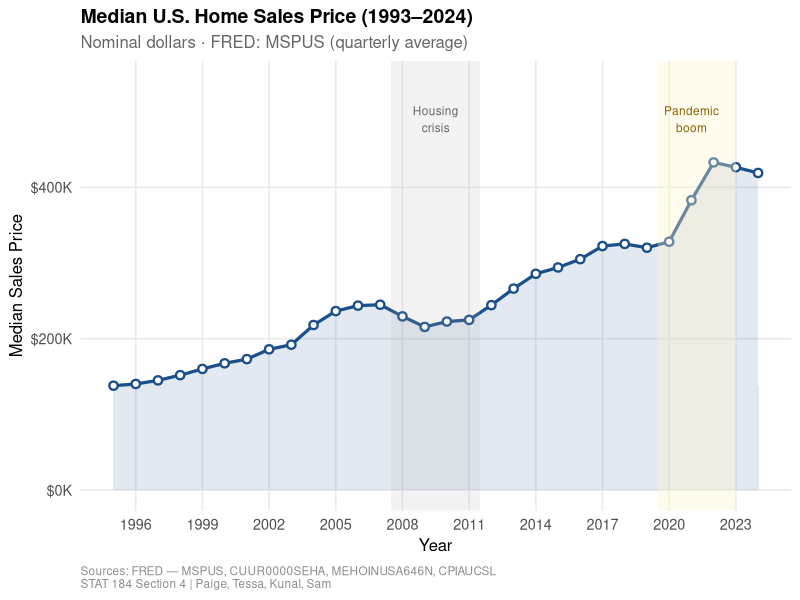
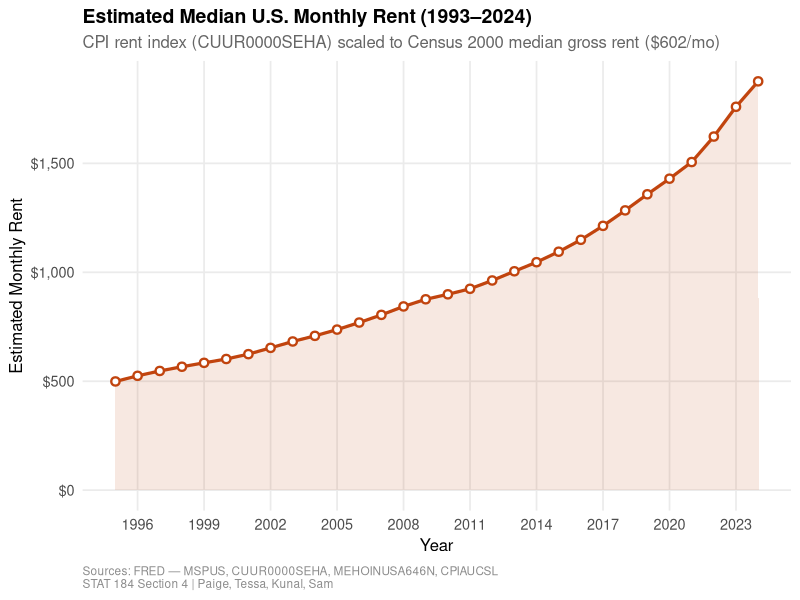
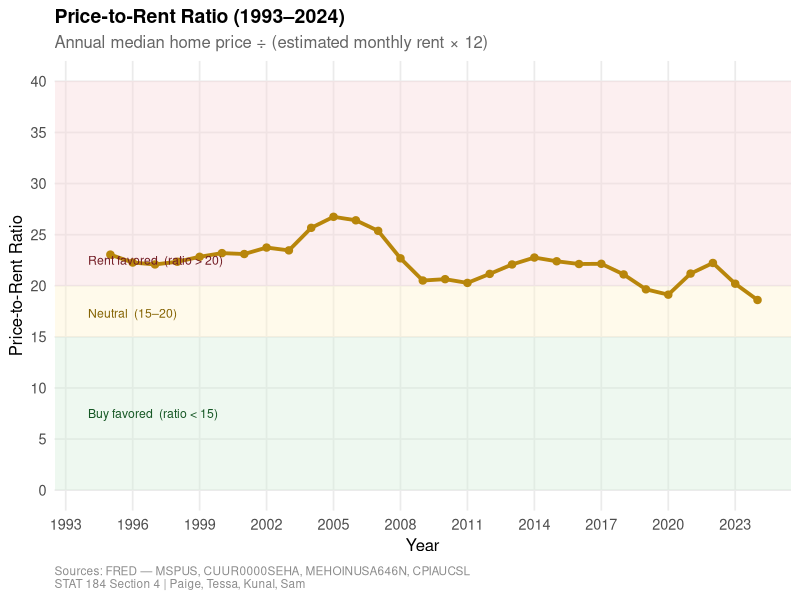
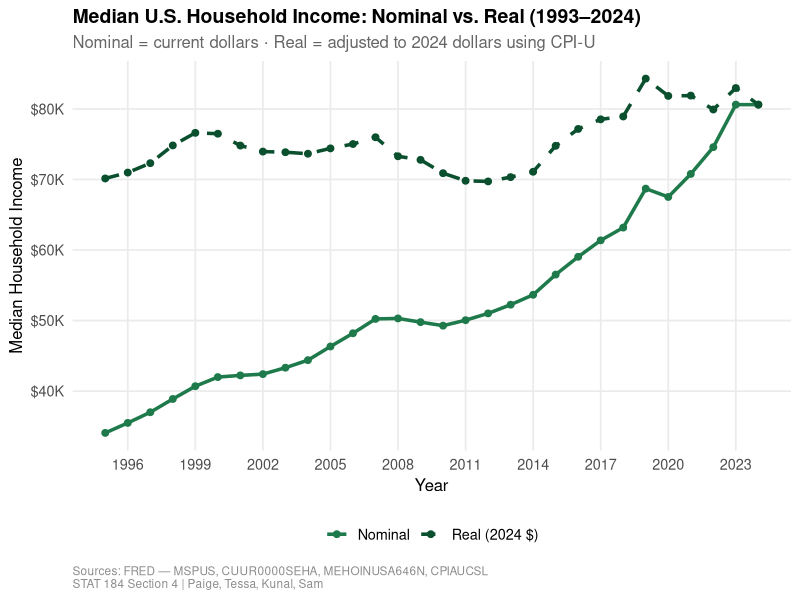
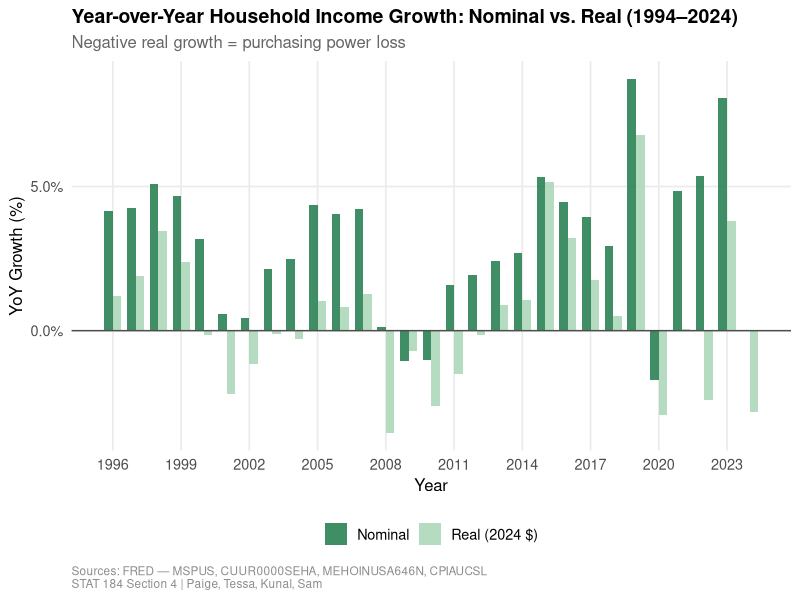
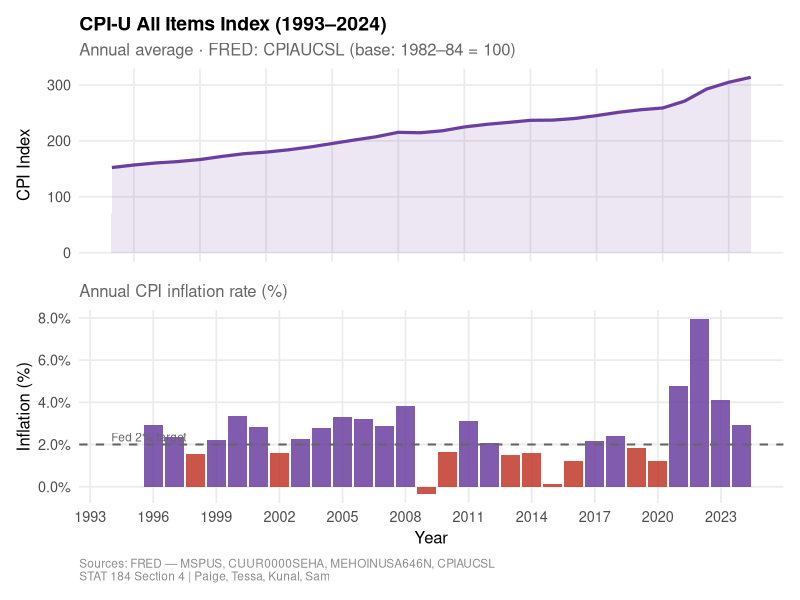
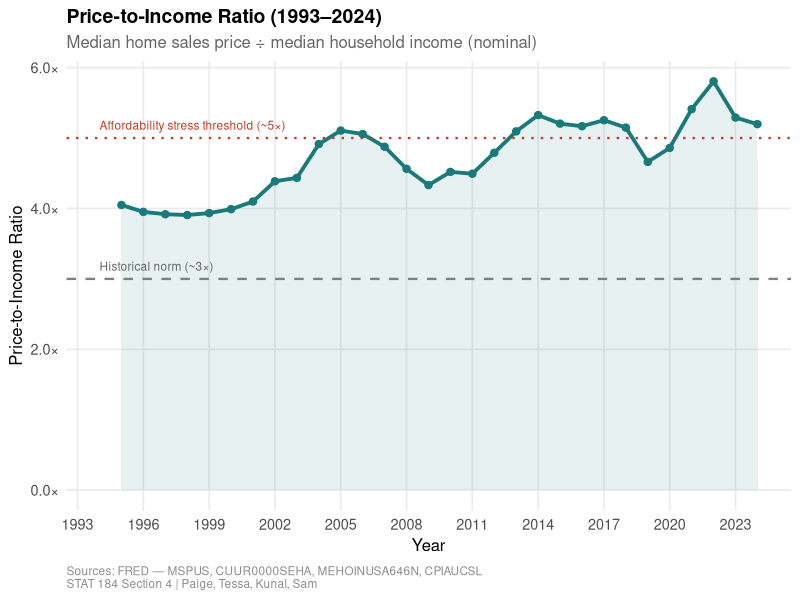
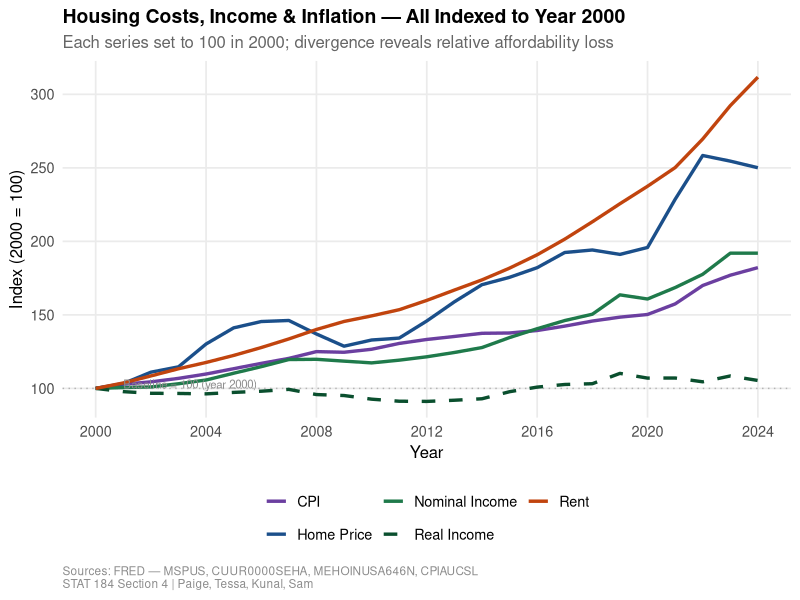

Write the R code that produced these figures, in order.
# ==============================================================================
# analysis.R — U.S. Housing Affordability (1993–2024)
# STAT 184 Section 4 — Paige, Tessa, Kunal, Sam
#
# Data sourced from FRED (Federal Reserve Economic Data):
#   MSPUS          Median Sales Price of Houses Sold (quarterly, $)
#   CUUR0000SEHA   CPI: Rent of Primary Residence (monthly index, 1982-84=100)
#   MEHOINUSA646N  Median Household Income (annual, $)
#   CPIAUCSL       CPI-U All Items (monthly index, 1982-84=100)
#
# CSVs downloaded directly from:
#   https://fred.stlouisfed.org/graph/fredgraph.csv?id=<SERIES_ID>
# ==============================================================================

library(readr)
library(dplyr)
library(tidyr)
library(lubridate)
library(ggplot2)
library(scales)
library(patchwork)

setwd("/home/claude/housing_project")
dir.create("plots", showWarnings = FALSE)

# ── Shared theme ──────────────────────────────────────────────────────────────
theme_housing <- function(base = 13) {
  theme_minimal(base_size = base) +
    theme(
      plot.title       = element_text(face = "bold", size = base + 1,
                                      margin = margin(b = 5)),
      plot.subtitle    = element_text(color = "grey40", size = base - 1),
      plot.caption     = element_text(color = "grey55", size = 8.5, hjust = 0,
                                      margin = margin(t = 8)),
      panel.grid.minor = element_blank(),
      panel.grid.major = element_line(color = "grey92"),
      axis.title       = element_text(size = base - 1),
      legend.position  = "bottom",
      legend.title     = element_blank()
    )
}

CAP  <- paste0("Sources: FRED — MSPUS, CUUR0000SEHA, MEHOINUSA646N, CPIAUCSL",
               "\nSTAT 184 Section 4 | Paige, Tessa, Kunal, Sam")
XBRK <- seq(1993, 2024, by = 3)

BLUE  <- "#1B4F8A"
RUST  <- "#C1440E"
GREEN <- "#1F7A4B"
PURP  <- "#6B3FA0"
GOLD  <- "#B8860B"
TEAL  <- "#1A7A7A"

# ==============================================================================
# 1. LOAD & CLEAN DATA
# ==============================================================================

# ── Median home price (quarterly) ─────────────────────────────────────────────
home_q <- read_csv("data/MSPUS.csv", show_col_types = FALSE) %>%
  rename(date = observation_date, home_price = MSPUS) %>%
  mutate(date = ymd(date), year = year(date))

home_annual <- home_q %>%
  group_by(year) %>%
  summarise(median_home_price = mean(home_price, na.rm = TRUE), .groups = "drop")

# ── CPI rent component (monthly) ──────────────────────────────────────────────
rent_raw <- read_csv("data/CUUR0000SEHA.csv", show_col_types = FALSE) %>%
  rename(date = observation_date, rent_idx = CUUR0000SEHA) %>%
  mutate(date = ymd(date), year = year(date))

rent_annual <- rent_raw %>%
  group_by(year) %>%
  summarise(rent_idx = mean(rent_idx, na.rm = TRUE), .groups = "drop")

# Calibrate to Census 2000 median gross rent: $602/month
base_idx_2000 <- rent_annual %>% filter(year == 2000) %>% pull(rent_idx)
rent_annual   <- rent_annual %>%
  mutate(median_rent = rent_idx / base_idx_2000 * 602) %>%
  select(year, median_rent)

# ── Median household income (annual) ──────────────────────────────────────────
income_raw <- read_csv("data/MEHOINUSA646N.csv", show_col_types = FALSE) %>%
  rename(date = observation_date, median_hh_income_nom = MEHOINUSA646N) %>%
  mutate(year = year(ymd(date))) %>%
  select(year, median_hh_income_nom)

# ── CPI-U all items (monthly → annual) ────────────────────────────────────────
cpi_raw <- read_csv("data/CPIAUCSL.csv", show_col_types = FALSE) %>%
  rename(date = observation_date, cpi = CPIAUCSL) %>%
  mutate(date = ymd(date), year = year(date))

cpi_annual <- cpi_raw %>%
  group_by(year) %>%
  summarise(cpi = mean(cpi, na.rm = TRUE), .groups = "drop")

# ── Assemble master frame ─────────────────────────────────────────────────────
cpi_2024 <- cpi_annual %>% filter(year == 2024) %>% pull(cpi)

housing <- home_annual %>%
  left_join(rent_annual,  by = "year") %>%
  left_join(income_raw,   by = "year") %>%
  left_join(cpi_annual,   by = "year") %>%
  filter(year >= 1993, year <= 2024) %>%
  arrange(year) %>%
  mutate(
    # Real income in 2024 dollars
    median_hh_income_real = median_hh_income_nom * (cpi_2024 / cpi),
    # Price-to-rent ratio
    price_to_rent         = median_home_price / (median_rent * 12),
    # Price-to-income ratio
    price_to_income       = median_home_price / median_hh_income_nom,
    # YoY growth rates (%)
    income_growth_nom     = (median_hh_income_nom  / lag(median_hh_income_nom)  - 1) * 100,
    income_growth_real    = (median_hh_income_real / lag(median_hh_income_real) - 1) * 100,
    cpi_yoy               = (cpi / lag(cpi) - 1) * 100
  )

write_csv(housing, "data/housing_metrics_master.csv")
message("Master dataset: ", nrow(housing), " rows, ", ncol(housing), " cols")
print(housing %>% select(year, median_home_price, median_rent,
                          median_hh_income_nom, cpi, price_to_rent,
                          price_to_income) %>% as.data.frame())

# ==============================================================================
# 2. FIGURE 1 — Median Home Sales Price
# ==============================================================================
p1 <- ggplot(housing, aes(x = year, y = median_home_price)) +
  geom_area(fill = BLUE, alpha = 0.12) +
  geom_line(color = BLUE, linewidth = 1.1) +
  geom_point(color = BLUE, size = 2, shape = 21, fill = "white", stroke = 1.2) +
  annotate("rect", xmin = 2007.5, xmax = 2011.5,
           ymin = -Inf, ymax = Inf, fill = "grey70", alpha = 0.15) +
  annotate("text", x = 2009.5, y = 490000,
           label = "Housing\ncrisis", color = "grey40", size = 3, hjust = 0.5) +
  annotate("rect", xmin = 2019.5, xmax = 2023,
           ymin = -Inf, ymax = Inf, fill = "#FFF3CD", alpha = 0.35) +
  annotate("text", x = 2021, y = 490000,
           label = "Pandemic\nboom", color = "#856404", size = 3, hjust = 0.5) +
  scale_x_continuous(breaks = XBRK) +
  scale_y_continuous(labels = label_dollar(scale = 1e-3, suffix = "K"),
                     limits = c(0, 540000)) +
  labs(title    = "Median U.S. Home Sales Price (1993–2024)",
       subtitle = "Nominal dollars · FRED: MSPUS (quarterly average)",
       x = "Year", y = "Median Sales Price", caption = CAP) +
  theme_housing()

ggsave("plots/01_median_home_price.png", p1, width = 9, height = 5.2, dpi = 150)
message("Saved plot 1")

# ==============================================================================
# 3. FIGURE 2 — Estimated Median Monthly Rent
# ==============================================================================
p2 <- ggplot(housing, aes(x = year, y = median_rent)) +
  geom_area(fill = RUST, alpha = 0.12) +
  geom_line(color = RUST, linewidth = 1.1) +
  geom_point(color = RUST, size = 2, shape = 21, fill = "white", stroke = 1.2) +
  scale_x_continuous(breaks = XBRK) +
  scale_y_continuous(labels = label_dollar(accuracy = 1)) +
  labs(title    = "Estimated Median U.S. Monthly Rent (1993–2024)",
       subtitle = "CPI rent index (CUUR0000SEHA) scaled to Census 2000 median gross rent ($602/mo)",
       x = "Year", y = "Estimated Monthly Rent", caption = CAP) +
  theme_housing()

ggsave("plots/02_median_rent.png", p2, width = 9, height = 5.2, dpi = 150)
message("Saved plot 2")

# ==============================================================================
# 4. FIGURE 3 — Price-to-Rent Ratio
# ==============================================================================
ptr_zones <- tibble(
  ymin  = c(0,  15, 20),
  ymax  = c(15, 20, 40),
  zone  = c("Buy favored (<15)", "Neutral (15–20)", "Rent favored (>20)"),
  fill  = c("#d4edda", "#fff3cd", "#f8d7da")
)

p3 <- ggplot() +
  geom_rect(data = ptr_zones,
            aes(xmin = -Inf, xmax = Inf, ymin = ymin, ymax = ymax),
            fill = ptr_zones$fill, alpha = 0.4) +
  geom_line(data = housing, aes(x = year, y = price_to_rent),
            color = GOLD, linewidth = 1.3) +
  geom_point(data = housing, aes(x = year, y = price_to_rent),
             color = GOLD, size = 2.2) +
  annotate("text", x = 1994, y = 7.5,
           label = "Buy favored  (ratio < 15)", color = "#155724", size = 3.1, hjust = 0) +
  annotate("text", x = 1994, y = 17.3,
           label = "Neutral  (15–20)", color = "#856404", size = 3.1, hjust = 0) +
  annotate("text", x = 1994, y = 22.5,
           label = "Rent favored  (ratio > 20)", color = "#721c24", size = 3.1, hjust = 0) +
  scale_x_continuous(breaks = XBRK) +
  scale_y_continuous(breaks = seq(0, 40, by = 5)) +
  labs(title    = "Price-to-Rent Ratio (1993–2024)",
       subtitle = "Annual median home price ÷ (estimated monthly rent × 12)",
       x = "Year", y = "Price-to-Rent Ratio", caption = CAP) +
  theme_housing()

ggsave("plots/03_price_to_rent.png", p3, width = 9, height = 5.2, dpi = 150)
message("Saved plot 3")

# ==============================================================================
# 5. FIGURE 4 — Median Household Income: Nominal vs. Real
# ==============================================================================
income_long <- housing %>%
  select(year, median_hh_income_nom, median_hh_income_real) %>%
  pivot_longer(-year, names_to = "type", values_to = "income") %>%
  mutate(type = recode(type,
    median_hh_income_nom  = "Nominal",
    median_hh_income_real = "Real (2024 $)"))

p4 <- ggplot(income_long, aes(x = year, y = income,
                               color = type, linetype = type)) +
  geom_line(linewidth = 1.2) +
  geom_point(size = 2) +
  scale_color_manual(values = c("Nominal" = GREEN, "Real (2024 $)" = "#0A4F2E")) +
  scale_linetype_manual(values = c("Nominal" = "solid", "Real (2024 $)" = "dashed")) +
  scale_x_continuous(breaks = XBRK) +
  scale_y_continuous(labels = label_dollar(scale = 1e-3, suffix = "K")) +
  labs(title    = "Median U.S. Household Income: Nominal vs. Real (1993–2024)",
       subtitle = "Nominal = current dollars · Real = adjusted to 2024 dollars using CPI-U",
       x = "Year", y = "Median Household Income", caption = CAP) +
  theme_housing()

ggsave("plots/04_income_nominal_real.png", p4, width = 9, height = 5.2, dpi = 150)
message("Saved plot 4")

# ==============================================================================
# 6. FIGURE 5 — Nominal & Real Income Growth (YoY %)
# ==============================================================================
growth_long <- housing %>%
  filter(!is.na(income_growth_nom)) %>%
  select(year, income_growth_nom, income_growth_real) %>%
  pivot_longer(-year, names_to = "type", values_to = "pct") %>%
  mutate(type = recode(type,
    income_growth_nom  = "Nominal",
    income_growth_real = "Real (2024 $)"))

p5 <- ggplot(growth_long, aes(x = year, y = pct, fill = type)) +
  geom_col(position = "dodge", width = 0.75, alpha = 0.85) +
  geom_hline(yintercept = 0, linewidth = 0.5, color = "grey30") +
  scale_fill_manual(values = c("Nominal" = GREEN, "Real (2024 $)" = "#A8D5B5")) +
  scale_x_continuous(breaks = XBRK) +
  scale_y_continuous(labels = label_percent(scale = 1, accuracy = 0.1)) +
  labs(title    = "Year-over-Year Household Income Growth: Nominal vs. Real (1994–2024)",
       subtitle = "Negative real growth = purchasing power loss",
       x = "Year", y = "YoY Growth (%)", caption = CAP) +
  theme_housing()

ggsave("plots/05_income_growth_yoy.png", p5, width = 9, height = 5.2, dpi = 150)
message("Saved plot 5")

# ==============================================================================
# 7. FIGURE 6 — CPI Level + Annual Inflation Rate (patchwork)
# ==============================================================================
p6a <- ggplot(housing, aes(x = year, y = cpi)) +
  geom_area(fill = PURP, alpha = 0.12) +
  geom_line(color = PURP, linewidth = 1.1) +
  scale_x_continuous(breaks = XBRK) +
  labs(title    = "CPI-U All Items Index (1993–2024)",
       subtitle = "Annual average · FRED: CPIAUCSL (base: 1982–84 = 100)",
       x = NULL, y = "CPI Index") +
  theme_housing() +
  theme(plot.caption = element_blank(), axis.text.x = element_blank())

p6b <- housing %>%
  filter(!is.na(cpi_yoy)) %>%
  ggplot(aes(x = year, y = cpi_yoy, fill = cpi_yoy > 2)) +
  geom_col(alpha = 0.85) +
  geom_hline(yintercept = 2, linetype = "dashed", color = "grey40", linewidth = 0.7) +
  annotate("text", x = 1994, y = 2.35, hjust = 0,
           label = "Fed 2% target", color = "grey40", size = 3) +
  scale_fill_manual(values = c("TRUE" = PURP, "FALSE" = "#C0392B"), guide = "none") +
  scale_x_continuous(breaks = XBRK) +
  scale_y_continuous(labels = label_percent(scale = 1, accuracy = 0.1)) +
  labs(title = NULL, subtitle = "Annual CPI inflation rate (%)",
       x = "Year", y = "Inflation (%)", caption = CAP) +
  theme_housing()

p6 <- p6a / p6b + plot_layout(heights = c(1, 1))

ggsave("plots/06_cpi_inflation.png", p6, width = 9, height = 8, dpi = 150)
message("Saved plot 6")

# ==============================================================================
# 8. FIGURE 7 — Price-to-Income Ratio
# ==============================================================================
p7 <- ggplot(housing, aes(x = year, y = price_to_income)) +
  geom_area(fill = TEAL, alpha = 0.10) +
  geom_line(color = TEAL, linewidth = 1.3) +
  geom_point(color = TEAL, size = 2.2) +
  geom_hline(yintercept = 3, linetype = "dashed", color = "grey50", linewidth = 0.8) +
  geom_hline(yintercept = 5, linetype = "dotted", color = "#C0392B", linewidth = 0.8) +
  annotate("text", x = 1994, y = 3.18, hjust = 0,
           label = "Historical norm (~3×)", color = "grey40", size = 3) +
  annotate("text", x = 1994, y = 5.18, hjust = 0,
           label = "Affordability stress threshold (~5×)", color = "#C0392B", size = 3) +
  scale_x_continuous(breaks = XBRK) +
  scale_y_continuous(labels = label_number(suffix = "×", accuracy = 0.1)) +
  labs(title    = "Price-to-Income Ratio (1993–2024)",
       subtitle = "Median home sales price ÷ median household income (nominal)",
       x = "Year", y = "Price-to-Income Ratio", caption = CAP) +
  theme_housing()

ggsave("plots/07_price_to_income.png", p7, width = 9, height = 5.2, dpi = 150)
message("Saved plot 7")

# ==============================================================================
# 9. FIGURE 8 — All Metrics Indexed to 2000 = 100
# ==============================================================================
idx_df <- housing %>%
  filter(year >= 2000) %>%
  mutate(across(c(median_home_price, median_rent,
                  median_hh_income_nom, median_hh_income_real, cpi),
                ~ . / first(.) * 100)) %>%
  select(year, median_home_price, median_rent,
         median_hh_income_nom, median_hh_income_real, cpi) %>%
  pivot_longer(-year, names_to = "metric", values_to = "idx") %>%
  mutate(metric = recode(metric,
    median_home_price     = "Home Price",
    median_rent           = "Rent",
    median_hh_income_nom  = "Nominal Income",
    median_hh_income_real = "Real Income",
    cpi                   = "CPI"))

palette8 <- c(
  "Home Price"    = BLUE,
  "Rent"          = RUST,
  "Nominal Income"= GREEN,
  "Real Income"   = "#0A4F2E",
  "CPI"           = PURP
)
ltype8 <- c(
  "Home Price" = "solid", "Rent" = "solid",
  "Nominal Income" = "solid", "Real Income" = "dashed", "CPI" = "solid"
)

p8 <- ggplot(idx_df, aes(x = year, y = idx, color = metric, linetype = metric)) +
  geom_hline(yintercept = 100, color = "grey70", linetype = "dotted") +
  geom_line(linewidth = 1.15) +
  annotate("text", x = 2001, y = 103, hjust = 0, color = "grey55", size = 2.9,
           label = "Baseline = 100 (year 2000)") +
  scale_color_manual(values = palette8) +
  scale_linetype_manual(values = ltype8) +
  scale_x_continuous(breaks = seq(2000, 2024, by = 4)) +
  scale_y_continuous(breaks = seq(50, 350, by = 50),
                     labels = label_number(suffix = "")) +
  labs(title    = "Housing Costs, Income & Inflation — All Indexed to Year 2000",
       subtitle = "Each series set to 100 in 2000; divergence reveals relative affordability loss",
       x = "Year", y = "Index (2000 = 100)", caption = CAP) +
  guides(color    = guide_legend(nrow = 2),
         linetype = guide_legend(nrow = 2)) +
  theme_housing()

ggsave("plots/08_all_indexed.png", p8, width = 10, height = 5.8, dpi = 150)
message("Saved plot 8")

message("\nAll plots written to plots/")
